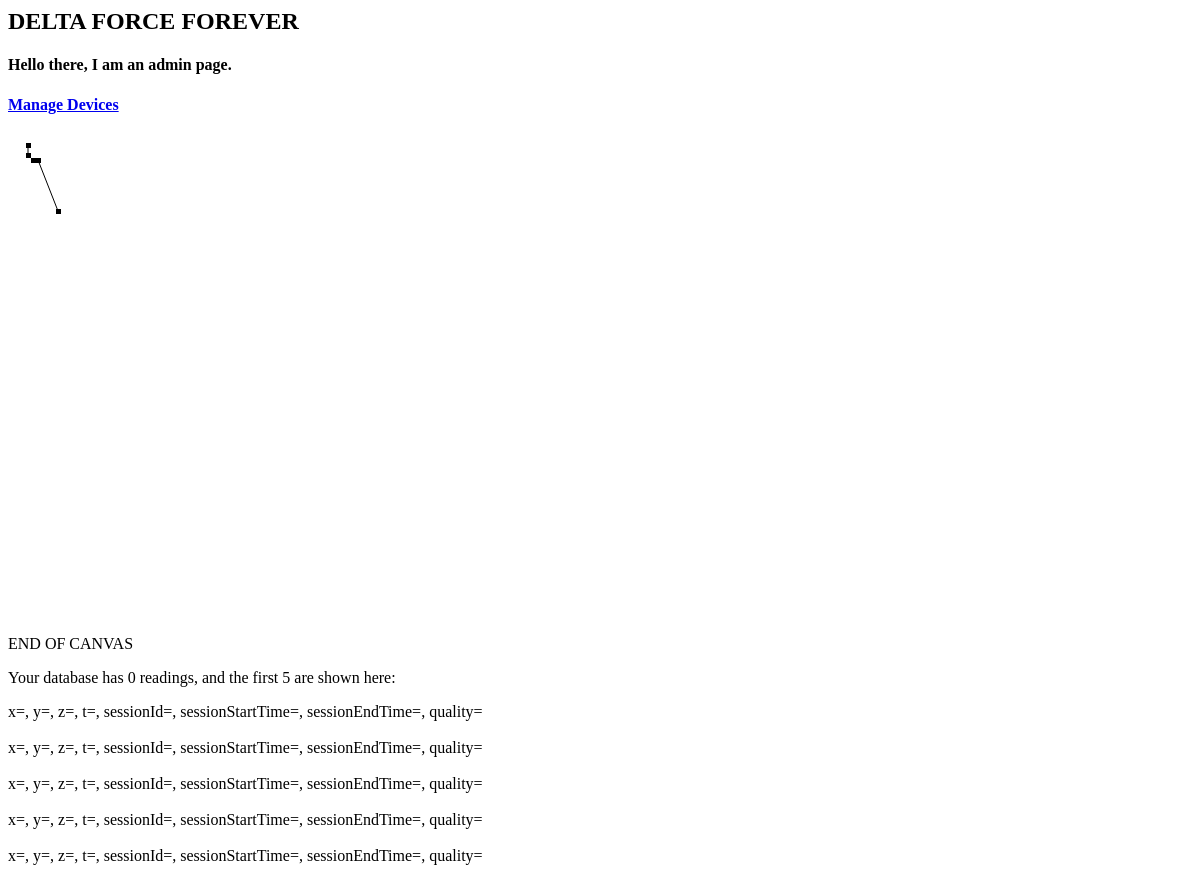
The app's page /, older data.
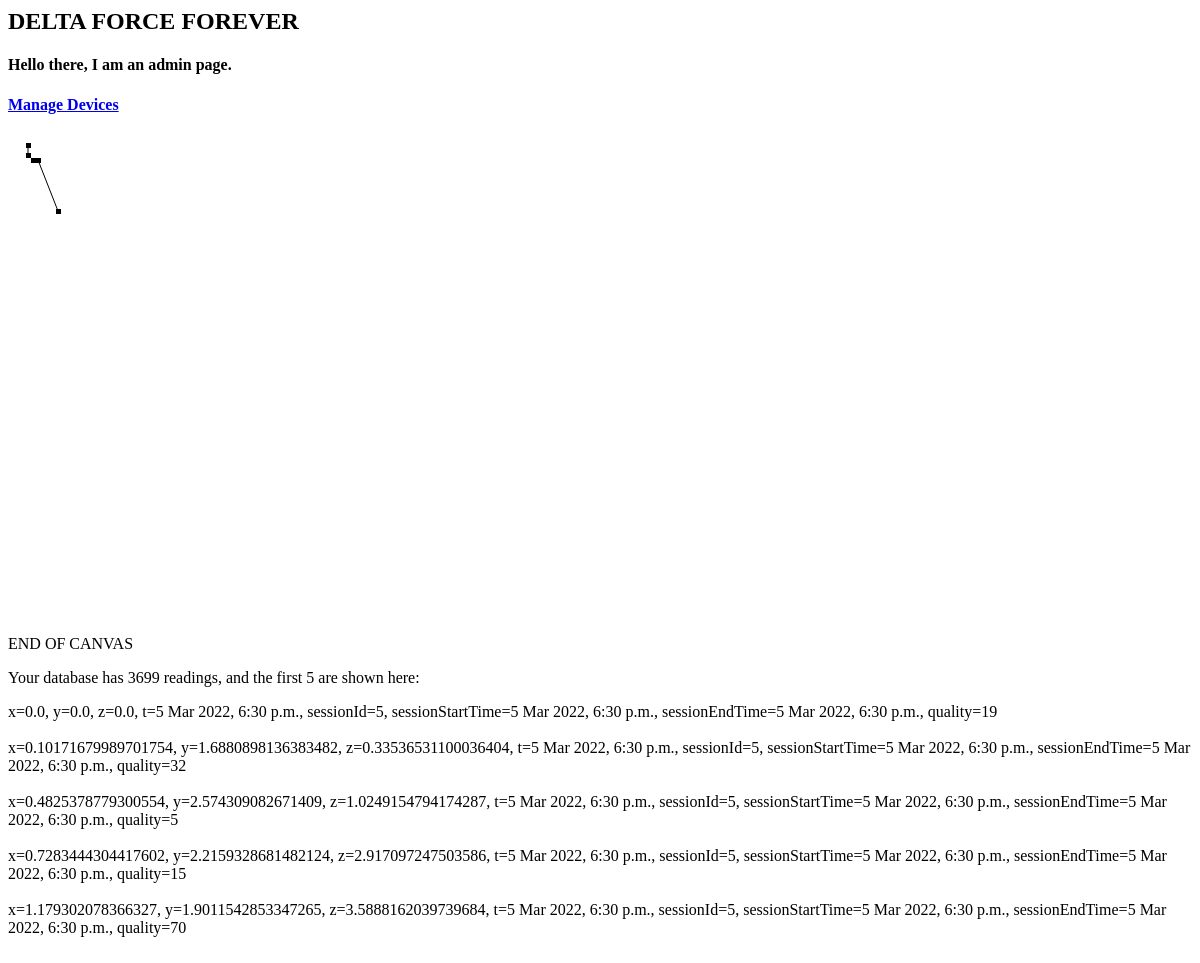
The same page, newer data.
### exhibitionInferenceApp/models.py (models this page shows, shortened)
class Reading(models.Model):
    x = models.FloatField()
    y = models.FloatField()
    z = models.FloatField()
    t = models.DateTimeField('timestamp')
    session = models.ForeignKey('Session', on_delete=models.CASCADE)
    quality = models.IntegerField()
    class Meta:
        constraints = [
            models.CheckConstraint(
                check=Q(quality__gte=0) & Q(quality__lte=100),
                name="quality_bounds_check"
            ),
            models.UniqueConstraint(
                fields=["session", "t"], name="idempotency_check"),
        ]

class Session(models.Model):
    device = models.ForeignKey(
        'Device', on_delete=models.CASCADE, db_column='hardwareId')
    metadata = models.CharField(max_length=1000, null=True, blank=True)
    startTime = models.DateTimeField('start time')
    endTime = models.DateTimeField('end time', null=True, blank=True)
    class Meta:
        constraints = [
            models.CheckConstraint(
                check=Q(startTime__lte=F("endTime")),
                name="session_startTime_before_endTime_check"
            )
        ]

### exhibitionInferenceApp/views.py (the view)
# urls.py: path('', views.index, name='index'),
def index(req: WSGIRequest) -> HttpResponse:
    if req.method != "GET":
        raise Http404("Must make a GET request!")
    return render(req, "exhibitionInferenceApp/index.html", context={
        "data": utils.getAllReadings()
    })

### exhibitionInferenceApp/utils.py (called while the page is built)
def getAllReadings() -> List[Reading]:
    return [e for e in Reading.objects.all()]

### exhibitionInferenceApp/templates/exhibitionInferenceApp/index.html (shortened to what this page needs)
{% load static %}
<html>
<body>
    <h2>DELTA FORCE FOREVER</h2>
    <h4>Hello there, I am an admin page.</h4>
    <h4><a href="{% url 'exhibitionInferenceApp_ns:frontdesk-device-select' %}">Manage Devices</a></h4>
    <canvas id="test" width="500" height="500">
    </canvas>
    <br />
    END OF CANVAS
    <p>Your database has {{ data|length }} readings, and the first 5 are shown here:</p>
    x={{ data.0.x }}, y={{ data.0.y }}, z={{ data.0.z }}, t={{ data.0.t }},
    sessionId={{ data.0.session.pk }}, sessionStartTime={{ data.0.session.startTime }},
    sessionEndTime={{ data.0.session.endTime }}, quality={{ data.0.quality }}
    <br /><br />
    x={{ data.1.x }}, y={{ data.1.y }}, z={{ data.1.z }}, t={{ data.1.t }},
    sessionId={{ data.1.session.pk }}, sessionStartTime={{ data.1.session.startTime }},
    sessionEndTime={{ data.1.session.endTime }}, quality={{ data.1.quality }}
    <br /><br />
    x={{ data.2.x }}, y={{ data.2.y }}, z={{ data.2.z }}, t={{ data.2.t }},
    sessionId={{ data.2.session.pk }}, sessionStartTime={{ data.2.session.startTime }},
    sessionEndTime={{ data.2.session.endTime }}, quality={{ data.2.quality }}
    <br /><br />
    x={{ data.3.x }}, y={{ data.3.y }}, z={{ data.3.z }}, t={{ data.3.t }},
    sessionId={{ data.3.session.pk }}, sessionStartTime={{ data.3.session.startTime }},
    sessionEndTime={{ data.3.session.endTime }}, quality={{ data.3.quality }}
    <br /><br />
    x={{ data.4.x }}, y={{ data.4.y }}, z={{ data.4.z }}, t={{ data.4.t }},
    sessionId={{ data.4.session.pk }}, sessionStartTime={{ data.4.session.startTime }},
    sessionEndTime={{ data.4.session.endTime }}, quality={{ data.4.quality }}
    <br /><br />
</body>
</html>

Row changes from the older to the newer data that the page shows:
added Reading: x "0.0", y "0.0", z "0.0", t "5 Mar 2022, 6:30 p.m.", session "5", session.startTime "5 Mar 2022, 6:30 p.m.", session.endTime "5 Mar 2022, 6:30 p.m.", quality "19"
added Reading: x "0.10171679989701754", y "1.6880898136383482", z "0.33536531100036404", t "5 Mar 2022, 6:30 p.m.", session "5", session.startTime "5 Mar 2022, 6:30 p.m.", session.endTime "5 Mar 2022, 6:30 p.m.", quality "32"
added Reading: x "0.4825378779300554", y "2.574309082671409", z "1.0249154794174287", t "5 Mar 2022, 6:30 p.m.", session "5", session.startTime "5 Mar 2022, 6:30 p.m.", session.endTime "5 Mar 2022, 6:30 p.m.", quality "5"
added Reading: x "0.7283444304417602", y "2.2159328681482124", z "2.917097247503586", t "5 Mar 2022, 6:30 p.m.", session "5", session.startTime "5 Mar 2022, 6:30 p.m.", session.endTime "5 Mar 2022, 6:30 p.m.", quality "15"
added Reading: x "1.179302078366327", y "1.9011542853347265", z "3.5888162039739684", t "5 Mar 2022, 6:30 p.m.", session "5", session.startTime "5 Mar 2022, 6:30 p.m.", session.endTime "5 Mar 2022, 6:30 p.m.", quality "70"
Text that changed along with them:
{{ data|length }}: "0" → "3699"
